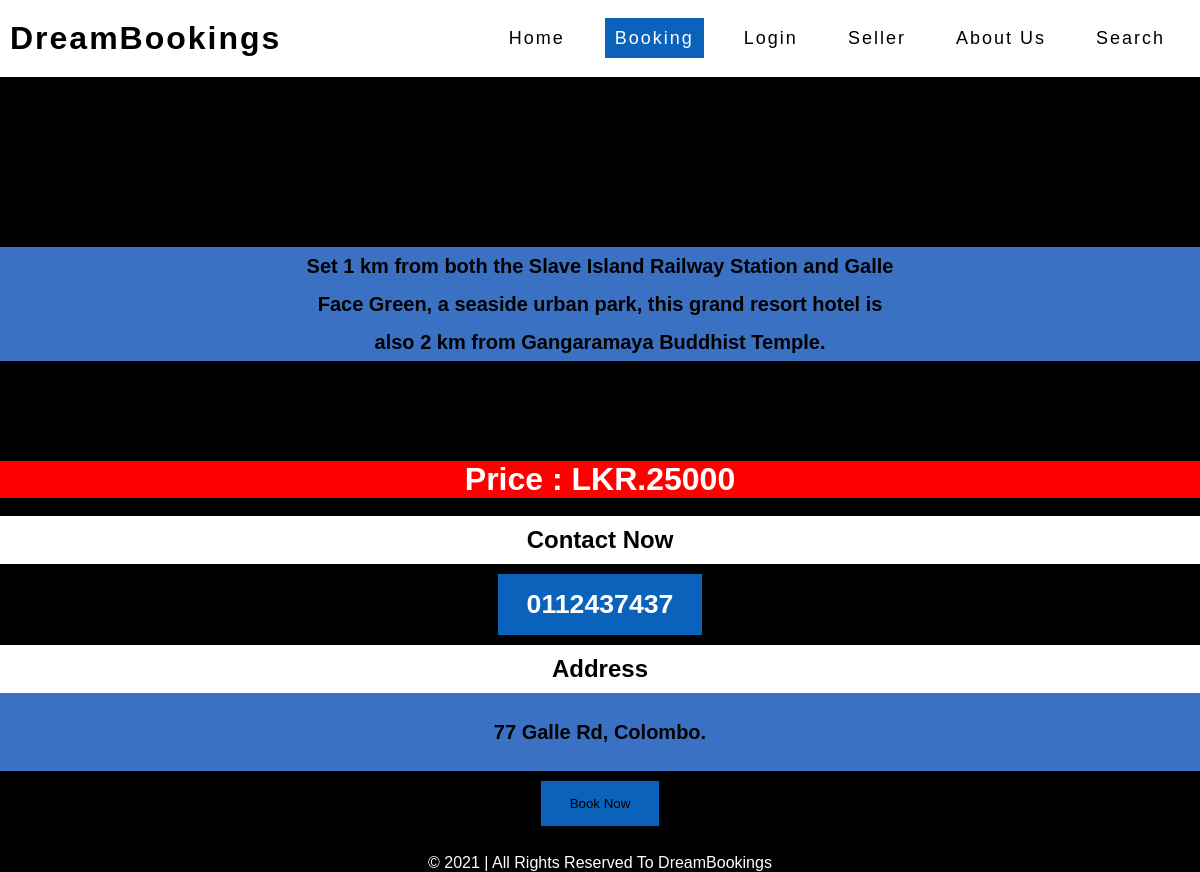
The page /TourSample.php?hotel_id=7 on the database its author committed.
### tables this page shows
CREATE TABLE `hotels` (
  `hotel_id` int(6) NOT NULL,
  `owner_id` int(6) NOT NULL,
  `hotel_name` varchar(200) NOT NULL,
  `hotel_contact` varchar(14) NOT NULL,
  `hotel_address` varchar(1000) NOT NULL,
  `hotel_website` varchar(1000) NOT NULL,
  `hotel_desc` varchar(5000) NOT NULL,
  `hotel_price` int(100) NOT NULL,
  `hotel_type` varchar(100) NOT NULL
);

### TourSample.php (the view, shortened to what this page needs)
<?php include_once 'config.php'; ?>
<!DOCTYPE html>
<html lang="en">
<head>
   <link rel="stylesheet" href="css/styles.css">
</head>
<body>
    <header class="navbar">
    <a href="home.php" class="logo">DreamBookings</a>
        <ul>
        <li><a href="home.php">Home</a></li>
        <li><a class="active" href="Booking.php">Booking</a></li>
        <li><a href="Login.php">Login</a></li>
        <li><a href="SellerLogin.php">Seller</a></li>
        <li><a href="About.php">About Us</a></li>
        <li><a href="Search.php">Search</a></li>
    </ul>
    </header>
    <?php
    if(isset($_GET['hotel_id']))
    {
        $hotel_id = $_GET['hotel_id'];
        $sql = "SELECT *
                FROM  hotels
                WHERE hotel_id LIKE {$hotel_id}";
        $result = $connection ->query($sql);
        if($result -> num_rows > 0)
        {
            while($row = $result -> fetch_assoc())
            {
                echo "<br><br><br><br><br><center>";
                echo "<h1 style='padding:10px; color:black;'>".$row['hotel_name']."</h1>";
                echo "<div style='font-size:20px; background-color:rgba(78, 149, 255, 0.76); line-height: 1.9;' >";
                echo "<h3 style='margin:100px; width:50%; font-size:20px;'>".$row['hotel_desc']."</h3>";
                echo "</div>";
                echo "<h1 style='background-color:red; color:white;'> Price : LKR.".$row['hotel_price']."</h1>";
                echo "<br>";
                echo "<h2 style='color:black; padding:10px; background-color:white;'>Contact Now</h2>";
                echo "<Button>"."<h1 style='color:white;' >".$row['hotel_contact']."</h1></button>";
                echo "<br>";
                echo "<h2 style='color:black; padding:10px; background-color:white;'>Address</h2>";
                echo "<div style='font-size:20px; padding:20px; background-color:rgba(78, 149, 255, 0.76); line-height: 1.9;' >";
                echo "<h3 style='font-size:20px;'>".$row['hotel_address']."</h3>";
                echo "</div>";
                echo "<a href ='Log.php'><button>Book Now</button></a>";
                echo "</center>";
            }
        }
    }
?>
    <?php include('php/footer.php');?>
</body>
</html>

### css/styles.css (style rules this page uses)
* { margin: 0; padding: 0; box-sizing: border-box; font-family: 'Poppings',sans-serif; text-decoration: none; }
body { background-color: rgb(0, 0, 0); }
.navbar { position: fixed; top:0; left:0; width:100%; display:flex; justify-content: space-between; align-items: center; transition: 0.6s; padding: 20px 10px; z-index: 100000; background-color: #FFFFFF; }
.navbar a.active { background-color: rgb(10, 98, 187); color: white; transition:0.8s; animation-duration: 1s; }
.navbar .logo { position: relative; font-weight: 700; color: rgb(0, 0, 0); font-size: 2em; letter-spacing: 2px; transition: 0.6s; }
.navbar ul { position: relative; display: flex; justify-content: center; align-items: center; }
.navbar ul li { position: relative; list-style: none; }
.navbar ul li a { position: relative; padding: 10px; background-color: rgb(255, 255, 255); margin: 0 15px; color:black; letter-spacing: 2px; font-weight: 500; font-size: large; transition: 0.6s; }
button { background-color: rgb(10, 98, 187); width: 100%; color: rgb(0, 0, 0); padding: 15px; margin: 10px 0px; border: none; cursor: pointer; width: auto; padding: 15px 29px; margin-left: 0px; }

### rows shown on the page
hotels: hotel_desc "Set 1 km from both the Slave Island Railway Station and Galle Face Green, a seaside urban park, this grand resort hotel is also 2 km from Gangaramaya Buddhist Temple.", hotel_price "25000", hotel_contact "0112437437", hotel_address "77 Galle Rd, Colombo."
